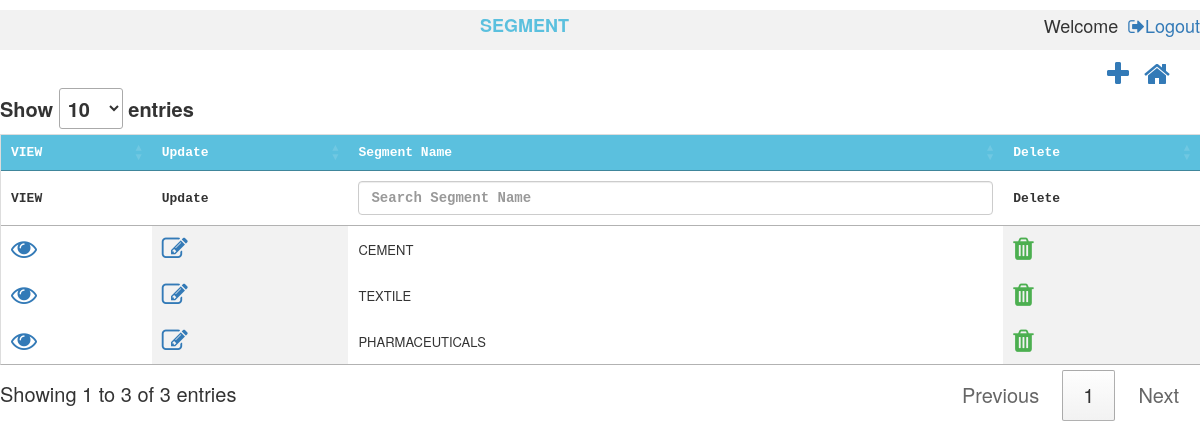
Page /controllers/segment.php on the committed database.
### tables this page shows
CREATE TABLE `tbl_segment` (
  `nid` int(10) NOT NULL,
  `nsegment_id` int(10) NOT NULL,
  `csegment_name` varchar(50) NOT NULL,
  `isActive` bit(1) NOT NULL,
  `isAvailable` bit(1) NOT NULL,
  `dcreated_date` datetime NOT NULL,
  `dupdated_date` datetime NOT NULL,
  `ninternal_id` int(11) DEFAULT NULL
);

### controllers/segment.php (the view, shortened to what this page needs)
<html>
<head>
    <link rel="stylesheet" href="../css/theme.css">
    <link rel="stylesheet" href="https://cdn.datatables.net/1.10.22/css/jquery.dataTables.min.css">
    <link rel="stylesheet" href="https://cdnjs.cloudflare.com/ajax/libs/font-awesome/4.7.0/css/font-awesome.min.css">
    <link rel="stylesheet" href="https://maxcdn.bootstrapcdn.com/bootstrap/3.4.1/css/bootstrap.min.css">
    <link rel="stylesheet" type="text/css" href="https://cdn.datatables.net/fixedheader/3.1.2/css/fixedHeader.dataTables.min.css">
</head>
<body>
<h5>
    <div style="background-color: #f2f2f2;width: 100%;height: 40px;font-size: large;padding-top:0.5%">
        <b style="margin-left: 40%;color:#5bc0de ">SEGMENT</b>
        <a style="float:right;margin-left: 10px" href="../logout.php"><i class="fa fa-sign-out" ></i>Logout</a>
        <div style="float: right"> <?php echo "Welcome " . $_SESSION['username'] ; ?></div>
    </div>
</h5>
<div class="container">
    <a style="float:right;margin-left: 15px;" href="../dashboard.php"><i class="fa fa-home fa-2x"></i></a>
    <a style="float:right" href="#segment_modal" data-toggle="modal" id='add' data-id="1"><i class="fa fa-plus fa-2x"
                                                                                                        aria-hidden="true"></i></a>
</div>
<?php
$conn = OpenCon();
$sql = "SELECT *
        FROM tbl_segment
        WHERE isAvailable=1;";
$retval = mysqli_query($conn, $sql);
echo "<table id='segmentTable'  name='segmentTable' >
            <thead>
            <tr>
            <th style='display:none;'>INTERNAL ID</th>
            <th style='display:none;'>SEGMENT ID</th>
            <th>VIEW</th>
            <th>Update</th>
            <th>Segment Name</th>
             <th>Delete</th>
            </tr>
            </thead>
                   <tbody>
            ";
while ($row = mysqli_fetch_array($retval, MYSQLI_ASSOC)) {
    echo "<tr>";
    echo "<td ><a class='opendetails'><i class='fa fa-eye fa-2x'></i></a></td>";
    echo "<td ><a  href='#segment_modal' data-toggle='modal' class='updateClass' data-id='2'><i class='fa fa-edit fa-2x'></i></a></td>";
    echo "<td class='opendetails'>" . $row['csegment_name'] . "</td>";
    echo "<td class='action-delete'><i class='fa fa-trash fa-2x' style='color:#4caf50;'</i></td>";
    echo "</tr>";
}
echo "</tbody></table>";
?>
</body>
</html>

### css/theme.css (style rules this page uses)
table { border-collapse: collapse; border-spacing: 0; width: 100%; border: 1px solid #ddd; }
th { text-align: left; padding: 10px !important; font-family: "Lucida Console", Courier, monospace; }
td { text-align: left; padding: 10px !important; }
td:nth-child(even) { background-color: #f2f2f2; }
table.dataTable thead .sorting { background-color: #5bc0de; color: white; }
table.dataTable { font-size: small; }

### rows in the picture
tbl_segment: csegment_name "CEMENT"
tbl_segment: csegment_name "TEXTILE"
tbl_segment: csegment_name "PHARMACEUTICALS"
